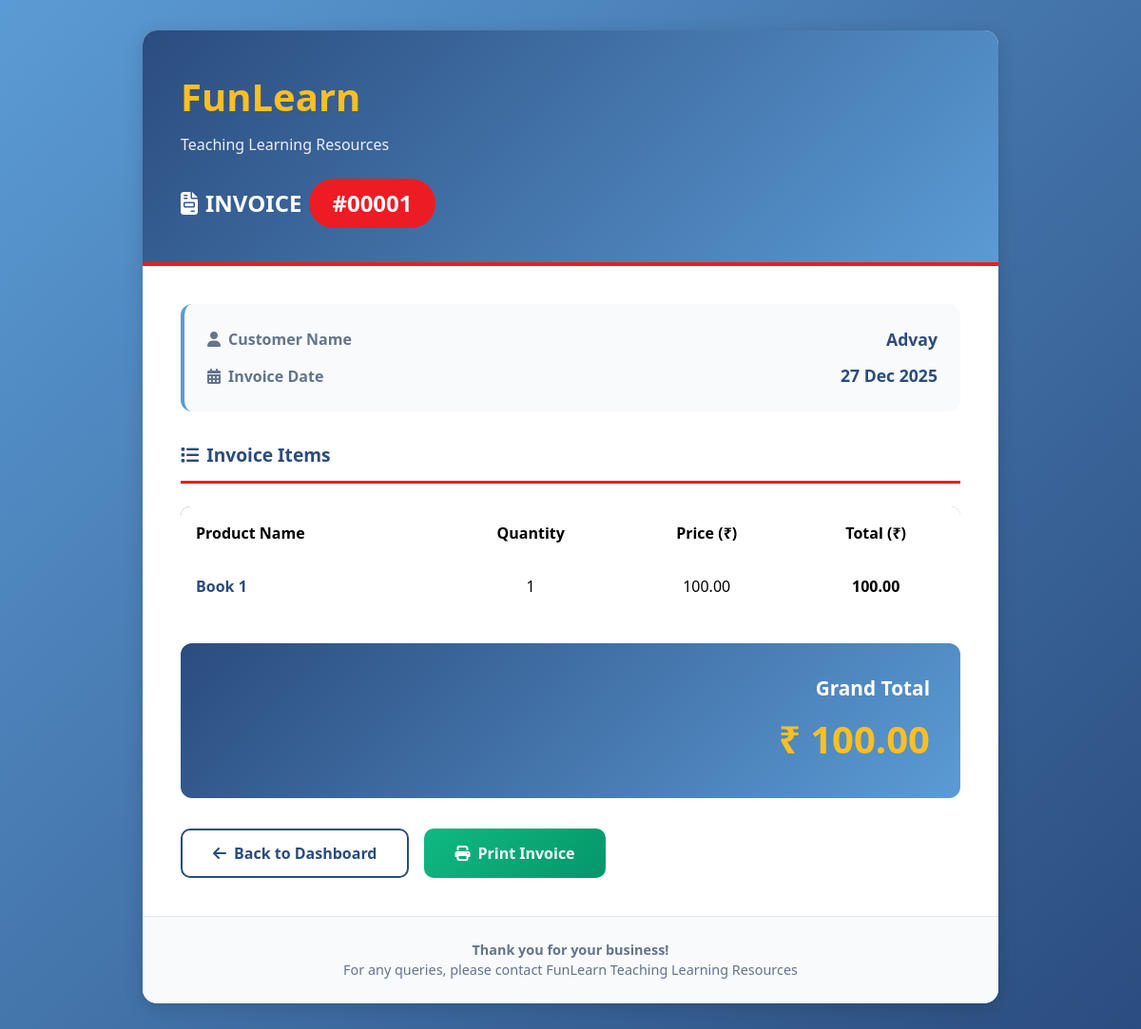
Screenshot of /invoice_view.php?id=1 with the database file from the repository.
### tables this page shows
CREATE TABLE `invoices` (
  `Invoice_ID` int(11) NOT NULL,
  `Customer_Name` varchar(150) NOT NULL,
  `Invoice_Date` date NOT NULL,
  `Grand_Total` decimal(10,2) NOT NULL,
  `Created_At` timestamp NOT NULL DEFAULT current_timestamp()
);

CREATE TABLE `invoice_items` (
  `Item_ID` int(11) NOT NULL,
  `Invoice_ID` int(11) NOT NULL,
  `Product_ID` int(11) NOT NULL,
  `Quantity` int(11) NOT NULL,
  `Price` decimal(10,2) NOT NULL,
  `Total` decimal(10,2) NOT NULL
);

CREATE TABLE `finished_products` (
  `Product_ID` int(11) NOT NULL,
  `Product_Code` varchar(50) DEFAULT NULL,
  `Product_Name` varchar(100) NOT NULL,
  `Item_Code` varchar(50) DEFAULT NULL,
  `Category` enum('Book','Toy') NOT NULL,
  `Quantity` int(11) NOT NULL DEFAULT 0,
  `Price` decimal(10,2) NOT NULL DEFAULT 0.00,
  `Created_At` timestamp NOT NULL DEFAULT current_timestamp(),
  `Category_ID` int(11) NOT NULL,
  `Min_Level` int(11) NOT NULL DEFAULT 5,
  `Min_Required` int(11) NOT NULL DEFAULT 5,
  `is_active` tinyint(4) DEFAULT 1
);

### invoice_view.php (the view, shortened to what this page needs)
<?php
include 'db_connect.php';
$id = $_GET['id'];
$inv = $conn->query("SELECT * FROM INVOICES WHERE Invoice_ID=$id")->fetch_assoc();
$items = $conn->query("SELECT i.*, p.Product_Name FROM INVOICE_ITEMS i JOIN FINISHED_PRODUCTS p ON i.Product_ID=p.Product_ID WHERE Invoice_ID=$id");
?>
<!DOCTYPE html>
<html lang="en">
<head>
<link href="https://cdn.jsdelivr.net/npm/bootstrap@5.3.3/dist/css/bootstrap.min.css" rel="stylesheet">
<link href="https://cdnjs.cloudflare.com/ajax/libs/font-awesome/6.5.0/css/all.min.css" rel="stylesheet">
</head>
<body>
<div class="invoice-container">
<div class="invoice-card">
<div class="invoice-header">
<div class="company-name">FunLearn</div>
<div class="company-tagline">Teaching Learning Resources</div>
<div class="invoice-title">
<i class="fas fa-file-invoice"></i>
<span>INVOICE</span>
<span class="invoice-number">#<?= str_pad($id, 5, '0', STR_PAD_LEFT) ?></span>
</div>
</div>
<div class="invoice-body">
<div class="info-section">
<div class="info-row">
<div class="info-label">
<i class="fas fa-user"></i>
Customer Name
</div>
<div class="info-value"><?= htmlspecialchars($inv['Customer_Name']) ?></div>
</div>
<div class="info-row">
<div class="info-label">
<i class="fas fa-calendar-alt"></i>
Invoice Date
</div>
<div class="info-value"><?= date('d M Y', strtotime($inv['Invoice_Date'])) ?></div>
</div>
</div>
<div class="section-title">
<i class="fas fa-list"></i>
Invoice Items
</div>
<table class="table items-table">
<thead>
<tr>
<th>Product Name</th>
<th>Quantity</th>
<th>Price (₹)</th>
<th>Total (₹)</th>
</tr>
</thead>
<tbody>
<?php
while($r = $items->fetch_assoc()):
?>
<tr>
<td><?= htmlspecialchars($r['Product_Name']) ?></td>
<td><?= number_format($r['Quantity']) ?></td>
<td><?= number_format($r['Price'], 2) ?></td>
<td><strong><?= number_format($r['Total'], 2) ?></strong></td>
</tr>
<?php endwhile; ?>
</tbody>
</table>
<div class="total-section">
<div class="total-label">Grand Total</div>
<div class="total-amount">₹ <?= number_format($inv['Grand_Total'], 2) ?></div>
</div>
<div class="action-buttons">
<a href="index.php" class="btn-back">
<i class="fas fa-arrow-left"></i>
Back to Dashboard
</a>
<button onclick="window.print()" class="btn-print">
<i class="fas fa-print"></i>
Print Invoice
</button>
</div>
</div>
<div class="invoice-footer">
<p class="mb-0">
<strong>Thank you for your business!</strong><br>
For any queries, please contact FunLearn Teaching Learning Resources
</p>
</div>
</div>
</div>
</body>
</html>

### invoice_view.php (style rules this page uses)
body { background: linear-gradient(135deg, #5B9BD5 0%, #2B4C7E 100%); min-height: 100vh; font-family: 'Segoe UI', Tahoma, Geneva, Verdana, sans-serif; padding: 2rem 0; }
.invoice-container { max-width: 900px; margin: 0 auto; }
.invoice-card { background: white; border-radius: 15px; box-shadow: 0 4px 20px rgba(0, 0, 0, 0.15); overflow: hidden; }
.invoice-header { background: linear-gradient(135deg, #2B4C7E, #5B9BD5); color: white; padding: 2.5rem; position: relative; }
.invoice-header::after { content: ''; position: absolute; bottom: 0; left: 0; right: 0; height: 4px; background: #ED1C24; }
.company-name { font-size: 2.5rem; font-weight: 800; color: #fbbf24; margin-bottom: 0.5rem; }
.company-tagline { font-size: 1rem; color: rgba(255, 255, 255, 0.9); margin-bottom: 0; }
.invoice-title { font-size: 1.5rem; font-weight: 700; color: white; margin-top: 1.5rem; display: flex; align-items: center; gap: 0.5rem; }
.invoice-number { background: #ED1C24; padding: 0.5rem 1.5rem; border-radius: 50px; font-weight: 800; }
.invoice-body { padding: 2.5rem; }
.info-section { background: #f8fafc; border-radius: 12px; padding: 1.5rem; margin-bottom: 2rem; border-left: 4px solid #5B9BD5; }
.info-row { display: flex; justify-content: space-between; align-items: center; margin-bottom: 0.75rem; }
.info-row:last-child { margin-bottom: 0; }
.info-label { font-weight: 600; color: #64748b; display: flex; align-items: center; gap: 0.5rem; }
.info-value { font-weight: 700; color: #2B4C7E; font-size: 1.1rem; }
.section-title { color: #2B4C7E; font-weight: 700; font-size: 1.2rem; margin-bottom: 1.5rem; padding-bottom: 0.75rem; border-bottom: 3px solid #ED1C24; display: flex; align-items: center; gap: 0.5rem; }
.items-table { margin-bottom: 2rem; }
.items-table thead { background: linear-gradient(135deg, #2B4C7E, #5B9BD5); color: white; }
.items-table thead th { padding: 1rem; font-weight: 600; border: none; text-align: center; }
.items-table thead th:first-child { text-align: left; border-top-left-radius: 10px; }
.items-table thead th:last-child { border-top-right-radius: 10px; }
.items-table tbody td { padding: 1rem; vertical-align: middle; border-bottom: 1px solid #e2e8f0; text-align: center; }
.items-table tbody td:first-child { text-align: left; font-weight: 600; color: #2B4C7E; }
.items-table tbody tr:last-child td { border-bottom: none; }
.total-section { background: linear-gradient(135deg, #2B4C7E, #5B9BD5); color: white; padding: 2rem; border-radius: 12px; margin-bottom: 2rem; text-align: right; }
.total-label { font-size: 1.3rem; font-weight: 600; margin-bottom: 0.5rem; }
.total-amount { font-size: 2.5rem; font-weight: 800; color: #fbbf24; }
.action-buttons { display: flex; gap: 1rem; flex-wrap: wrap; }
.btn-back { background: white; border: 2px solid #2B4C7E; color: #2B4C7E; padding: 0.75rem 2rem; border-radius: 10px; font-weight: 600; transition: all 0.3s ease; text-decoration: none; display: inline-flex; align-items: center; gap: 0.5rem; }
.btn-print { background: linear-gradient(135deg, #10b981, #059669); border: none; color: white; padding: 0.75rem 2rem; border-radius: 10px; font-weight: 600; transition: all 0.3s ease; display: inline-flex; align-items: center; gap: 0.5rem; }
.invoice-footer { background: #f8fafc; padding: 1.5rem 2.5rem; text-align: center; color: #64748b; font-size: 0.9rem; border-top: 1px solid #e2e8f0; }

### rows the page displays
invoices: Customer_Name "Advay", Invoice_Date "27 Dec 2025", Grand_Total "100.00"
invoice_items: Product_ID.Product_Name "Book 1", Quantity "1", Price "100.00", Total "100.00"

### other values shown
str_pad($id, 5, '0', STR_PAD_LEFT) "00001"
